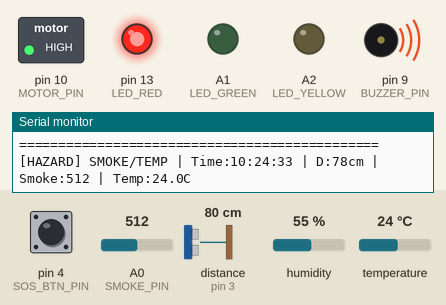
Bench run of a sketch on a simulated Arduino Uno, built with avr-gcc and run on an emulated ATmega328P. On the bench: switched loads named in the sketch (green lamp = pin HIGH), output pins drawn as LEDs (lit = HIGH), buzzer (waves = sounding), the last lines printed to the serial monitor. Wiring (inferred from the names in the program): ultrasonic range finder: trigger pin 2; echo pin 3. Dashed ring = blinking. The test bench sets the inputs (shaded band); at power-on: A0 (SMOKE_PIN) = 512, distance to the obstacle (sensor on pin 3) 80 cm, pin 4 (SOS_BTN_PIN) HIGH, humidity 55 %, temperature 24 °C. The echo pulse lasts 58.3 µs per cm; the local clock reads 2024-03-15 10:24:30 at power-on unless the sketch sets it; pins used as bus, display or sensor lines are not drawn.

Above: at 3.3 s.
3.4 s: A0 (SMOKE_PIN) set to 417
8.0 s: A0 (SMOKE_PIN) set to 387
At 9.49 s:
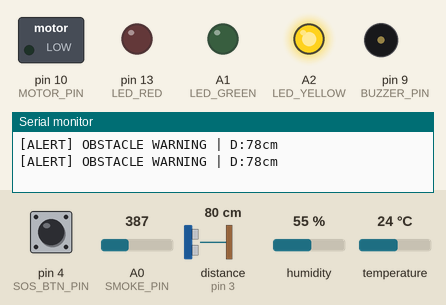
11.5 s: distance to the obstacle (sensor on pin 3) set to 120 cm
At 12.9 s:
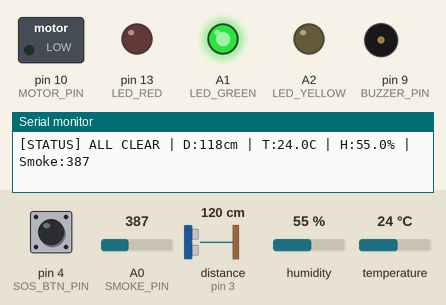
13.2 s: pin 4 (SOS_BTN_PIN) pulled LOW for 1.1 s
At 13.87 s:
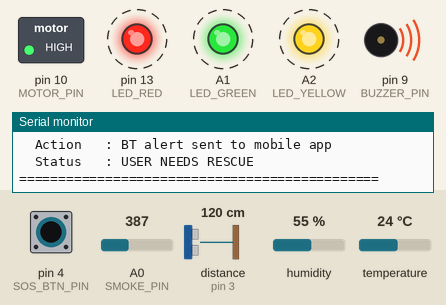
16.7 s: distance to the obstacle (sensor on pin 3) set to 2 cm
At 18.0 s:
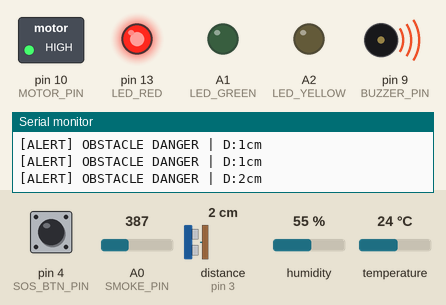
20.2 s: humidity set to 88 %
Timing chart, 0 to 28.3 s (numbered marks = the images above; inputs shaded):
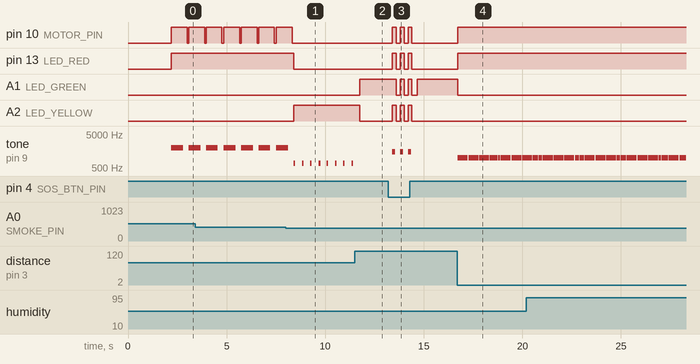

The sketch:

Smart-Cane.ino
```cpp
// ============================================================
// Smart Blind Assistance Cane System
// Arduino UNO — ZS-042 (DS3231) Version
// ============================================================

#include <SoftwareSerial.h>
#include <DHT.h>
#include <RTClib.h>

// ── PIN DEFINITIONS ─────────────────────────────────────────
#define TRIG_PIN      2
#define ECHO_PIN      3
#define SOS_BTN_PIN   4
#define DHT_PIN       5
#define BUZZER_PIN    9
#define MOTOR_PIN     10
#define BT_TX         12
#define BT_RX         11
#define LED_RED       13
#define SMOKE_PIN     A0
#define LED_GREEN     A1
#define LED_YELLOW    A2

// ── THRESHOLDS ───────────────────────────────────────────────
#define DIST_WARNING      80
#define DIST_DANGER       30
#define SMOKE_THRESHOLD   400
#define TEMP_THRESHOLD    45

// ── OBJECTS ──────────────────────────────────────────────────
DHT dht(DHT_PIN, DHT11);
RTC_DS3231 rtc; //I2C: A4=SDA, A5=SCL
SoftwareSerial bluetooth(BT_RX, BT_TX);

// ── TIMING ───────────────────────────────────────────────────
unsigned long lastSensorRead  = 0;
unsigned long lastBTSend      = 0;
const int SENSOR_INTERVAL     = 50; // Read sensors every 50ms
const int BT_INTERVAL         = 500; // Send Bluetooth data every 500ms

// ── SOS BUTTON STATE ─────────────────────────────────────────
bool lastBtnState              = HIGH;
unsigned long lastDebounceTime = 0;
const int DEBOUNCE_DELAY       = 200; // Ignore re-triggers within 200ms

// ── SETUP ────────────────────────────────────────────────────
void setup() {
  Serial.begin(9600);
  bluetooth.begin(9600);

  pinMode(TRIG_PIN,    OUTPUT);
  pinMode(ECHO_PIN,    INPUT);
  pinMode(BUZZER_PIN,  OUTPUT);
  pinMode(MOTOR_PIN,   OUTPUT);
  pinMode(LED_RED,     OUTPUT);
  pinMode(LED_GREEN,   OUTPUT);
  pinMode(LED_YELLOW,  OUTPUT);
  pinMode(SOS_BTN_PIN, INPUT_PULLUP); // internal pull-up, no resistor needed

  dht.begin();

  if (!rtc.begin()) {
    Serial.println("[ERROR] RTC not found. Check SDA/SCL wiring.");
    while (1); // Halt forever — can't run without the clock
  }

  if (rtc.lostPower()) {
    Serial.println("[RTC] Lost power — setting time to compile time.");
    rtc.adjust(DateTime(F(__DATE__), F(__TIME__)));
  }

  Serial.println("==============================================");
  Serial.println("  Smart Blind Cane System — READY");
  Serial.println("  Waiting 2s for sensor warm-up...");
  Serial.println("==============================================");
  delay(2000);
  Serial.println("  System active. Monitoring started.");
  Serial.println("  SOS Button: Pin 4 active (INPUT_PULLUP)");
  Serial.println("==============================================");
}

// ── MAIN LOOP ────────────────────────────────────────────────
void loop() {
  unsigned long now = millis(); // Current time in milliseconds since boot

  // ── SOS Button Check (runs every loop, not rate-limited) ──
  bool currentBtnState = digitalRead(SOS_BTN_PIN);

  if (currentBtnState == LOW && lastBtnState == HIGH) {
    if (now - lastDebounceTime > DEBOUNCE_DELAY) { //Only act if 200ms has passed since the last trigger
      lastDebounceTime = now;
      triggerSOS();
    }
  }
  lastBtnState = currentBtnState;

  // ── Sensor Block ──────────────────────────────────────────
  if (now - lastSensorRead >= SENSOR_INTERVAL) { //Only read sensors every 50ms.
    lastSensorRead = now;

    long  distance    = readUltrasonic();
    int   smokeLevel  = analogRead(SMOKE_PIN);
    float temperature = dht.readTemperature();
    float humidity    = dht.readHumidity();

    if (smokeLevel > SMOKE_THRESHOLD || temperature > TEMP_THRESHOLD) {
      setLEDs(true, false, false);
      alertPattern3_SmokeTemp();
      logHazard("SMOKE/TEMP", distance, smokeLevel, temperature);
    }
    else if (distance > 0 && distance < DIST_DANGER) {
      setLEDs(true, false, false);
      alertPattern1_Obstacle(distance, true);
      Serial.print("[ALERT] OBSTACLE DANGER | D:");
      Serial.print(distance);
      Serial.println("cm");
    }
    else if (distance > 0 && distance < DIST_WARNING) {
      setLEDs(false, false, true);
      alertPattern1_Obstacle(distance, false);
      Serial.print("[ALERT] OBSTACLE WARNING | D:");
      Serial.print(distance);
      Serial.println("cm");
    }
    else {
      setLEDs(false, true, false);
      noTone(BUZZER_PIN);
      digitalWrite(MOTOR_PIN, LOW);

      if (now - lastBTSend >= BT_INTERVAL) {
        Serial.print("[STATUS] ALL CLEAR | D:");
        Serial.print(distance);
        Serial.print("cm | T:");
        Serial.print(temperature, 1);
        Serial.print("C | H:");
        Serial.print(humidity, 1);
        Serial.print("% | Smoke:");
        Serial.println(smokeLevel);
      }
    }

    if (now - lastBTSend >= BT_INTERVAL) { //sensor data is streamed to the phone every 500ms.
      lastBTSend = now;
      sendBluetooth(distance, smokeLevel, temperature, humidity);
    }
  }
}

// ── SOS TRIGGER ──────────────────────────────────────────────
void triggerSOS() {
  DateTime now = rtc.now();
  String timestamp = pad(now.hour()) + ":" + pad(now.minute()) + ":" + pad(now.second());

  Serial.println("==============================================");
  Serial.println("  *** SOS TRIGGERED ***");
  Serial.print  ("  Time     : ");
  Serial.println(timestamp);
  Serial.println("  Source   : Panic Button (Pin 4)");
  Serial.println("  Action   : BT alert sent to mobile app");
  Serial.println("  Status   : USER NEEDS RESCUE");
  Serial.println("==============================================");

  // Flash ALL LEDs 3 times + triple beep + motor pulse
  for (int i = 0; i < 3; i++) {
    setLEDs(true, true, true);
    tone(BUZZER_PIN, 1500, 150);
    digitalWrite(MOTOR_PIN, HIGH);
    delay(200);
    setLEDs(false, false, false);
    noTone(BUZZER_PIN);
    digitalWrite(MOTOR_PIN, LOW);
    delay(200);
  }

  // Send SOS over Bluetooth
  String msg = "SOS|PANIC|" + timestamp + "|USER_NEEDS_RESCUE";
  bluetooth.println(msg);
}

// ── ULTRASONIC ───────────────────────────────────────────────
long readUltrasonic() {
  digitalWrite(TRIG_PIN, LOW);
  delayMicroseconds(2);
  digitalWrite(TRIG_PIN, HIGH);
  delayMicroseconds(10);
  digitalWrite(TRIG_PIN, LOW);
  long duration = pulseIn(ECHO_PIN, HIGH, 30000); // Wait for echo; timeout at 30ms
  long distance = duration * 0.034 / 2;
  return distance;
}

// ── ALERT PATTERN 1: OBSTACLE ────────────────────────────────
void alertPattern1_Obstacle(long dist, bool danger) {
  int beepDelay = map(dist, 0, DIST_WARNING, 50, 400); //So closer = shorter gaps = faster beeping
  tone(BUZZER_PIN, danger ? 1000 : 700, 80); //Higher pitch for danger
  digitalWrite(MOTOR_PIN, danger ? HIGH : LOW); // Motor only in danger zone
  delay(beepDelay);
  noTone(BUZZER_PIN);
}

// ── ALERT PATTERN 2: SMOKE / TEMPERATURE ─────────────────────
void alertPattern3_SmokeTemp() {
  digitalWrite(MOTOR_PIN, HIGH);
  tone(BUZZER_PIN, 2000, 600); // High-pitched 600ms alarm
  delay(700);
  noTone(BUZZER_PIN);
  delay(100);
  digitalWrite(MOTOR_PIN, LOW);
}

// ── LED CONTROL ──────────────────────────────────────────────
void setLEDs(bool red, bool green, bool yellow) {
  digitalWrite(LED_RED,    red    ? HIGH : LOW);
  digitalWrite(LED_GREEN,  green  ? HIGH : LOW);
  digitalWrite(LED_YELLOW, yellow ? HIGH : LOW);
}

// ── LOG HAZARD ───────────────────────────────────────────────
void logHazard(String type, long dist, int smoke, float temp) {
  DateTime now = rtc.now();
  String timestamp = pad(now.hour()) + ":" + pad(now.minute()) + ":" + pad(now.second());

  Serial.print("[HAZARD] ");
  Serial.print(type);
  Serial.print(" | Time:");
  Serial.print(timestamp);
  Serial.print(" | D:");
  Serial.print(dist);
  Serial.print("cm | Smoke:");
  Serial.print(smoke);
  Serial.print(" | Temp:");
  Serial.print(temp, 1);
  Serial.println("C");

  String log = "LOG|" + type + "|" + timestamp + "|" + String(dist) + "cm";
  bluetooth.println(log);
}

// ── SEND DATA VIA BLUETOOTH ───────────────────────────────────
void sendBluetooth(long dist, int smoke, float temp, float hum) {
  String data = "DATA|";
  data += "D:" + String(dist) + "|";
  data += "S:" + String(smoke) + "|";
  data += "T:" + String(temp, 1) + "|";
  data += "H:" + String(hum, 1);
  bluetooth.println(data);
}

// ── HELPER: ZERO PAD ─────────────────────────────────────────
String pad(int n) {
  return (n < 10 ? "0" : "") + String(n);
}
```

Measured:
- the behaviour switches between 401 and 400 on A0 (SMOKE_PIN) (found by bisection; images 0 and 1)
- after the input at 8.0 s, pin 10 (MOTOR_PIN): goes on until 8.3 s, then stays LOW; pin 13 (LED_RED): HIGH → LOW after 0.40 s; A2 (LED_YELLOW): LOW → HIGH after 0.40 s
- after the input at 11.5 s, A1 (LED_GREEN): LOW → HIGH after 0.26 s; A2 (LED_YELLOW): HIGH → LOW after 0.26 s; tone on pin 9 (BUZZER_PIN): stops changing and stays silent
- after the input at 13.2 s, pin 10 (MOTOR_PIN), pin 13 (LED_RED): alternates HIGH for 0.20 s and LOW for 0.20 s, 6 changes in all, then stays LOW, starting after 0.20 s
- after the input at 16.7 s, pin 10 (MOTOR_PIN), pin 13 (LED_RED): LOW → HIGH at once; A1 (LED_GREEN): HIGH → LOW at once; tone on pin 9 (BUZZER_PIN): plays 1000 Hz for 0.50 s, 1000 Hz for 0.51 s, 1000 Hz for 0.51 s, 1000 Hz for 0.39 s, 1000 Hz for 0.11 s, 1000 Hz for 0.51 s … (8 notes in this stretch), starting at once
- by itself, pin 10 (MOTOR_PIN): alternates HIGH for 0.80 s and LOW for 0.08 s
- by itself, tone on pin 9 (BUZZER_PIN): alternates 2000 Hz for 0.60 s and silent for 0.28 s
